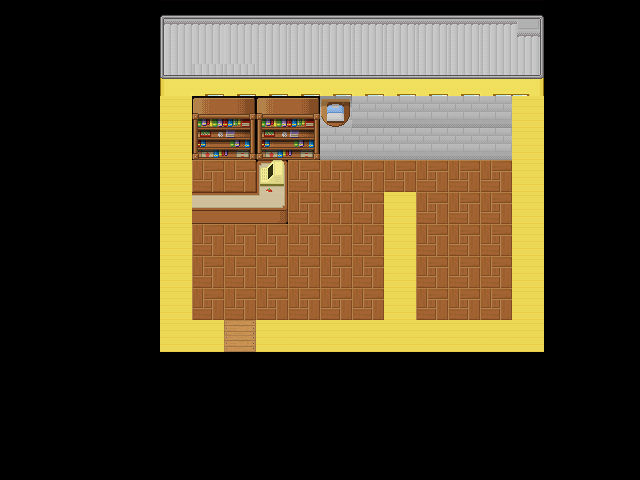

Tiled map render using the project's own tile images. Description and the whole map definition, tile-layer contents included, below:
An orthogonal 20x15 tile map with 32x32 px tiles, 1 tile layer (Camada de Blocos 1).

<map version="1.10" tiledversion="1.12.2" orientation="orthogonal" renderorder="right-down" width="20" height="15" tilewidth="32" tileheight="32" infinite="0" nextlayerid="2" nextobjectid="1">
 <editorsettings>
  <export target="Map4_Village_Inn_Map3.csv" format="csv" />
 </editorsettings>
 <tileset firstgid="1" source="tile2map32.tsx" />
 <layer id="1" name="Camada de Blocos 1" width="20" height="15">
  <data encoding="csv">
0,0,0,0,0,225,226,226,227,227,227,227,227,227,227,227,228,0,0,0,
0,0,0,0,0,229,230,230,231,231,231,231,231,231,231,231,232,0,0,0,
0,0,0,0,0,233,235,235,235,235,235,235,235,235,235,235,236,0,0,0,
0,0,0,0,0,206,157,158,157,158,367,376,376,376,376,376,206,0,0,0,
0,0,0,0,0,206,161,162,161,162,376,376,376,376,376,376,206,0,0,0,
0,0,0,0,0,206,6,6,131,6,6,6,6,6,6,6,206,0,0,0,
0,0,0,0,0,206,165,165,166,6,6,6,206,6,6,6,206,0,0,0,
0,0,0,0,0,206,6,6,6,6,6,6,206,6,6,6,206,0,0,0,
0,0,0,0,0,206,6,6,6,6,6,6,206,6,6,6,206,0,0,0,
0,0,0,0,0,206,6,6,6,6,6,6,206,6,6,6,206,0,0,0,
0,0,0,0,0,206,206,171,206,206,206,206,206,206,206,206,206,0,0,0,
0,0,0,0,0,0,0,0,0,0,0,0,0,0,0,0,0,0,0,0,
0,0,0,0,0,0,0,0,0,0,0,0,0,0,0,0,0,0,0,0,
0,0,0,0,0,0,0,0,0,0,0,0,0,0,0,0,0,0,0,0,
0,0,0,0,0,0,0,0,0,0,0,0,0,0,0,0,0,0,0,0
</data>
 </layer>
</map>
